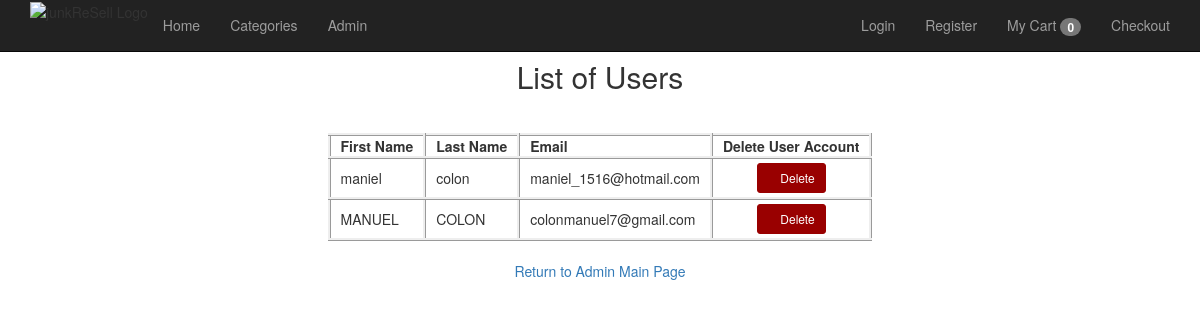
Screenshot of /admin/viewusers.php with the database file from the repository.
### tables this page shows
CREATE TABLE `users` (
  `userID` int(11) NOT NULL,
  `email` varchar(50) NOT NULL,
  `password` varchar(50) NOT NULL,
  `firstname` text NOT NULL,
  `lastname` text NOT NULL,
  `shipAddressID` int(11) DEFAULT NULL,
  `billingAddressID` int(11) DEFAULT NULL
);

### admin/viewusers.php (the view, shortened to what this page needs)
<?php
    global $db;
    $queryAdmins = "SELECT *
                     FROM users";
    $result = $db->prepare($queryAdmins);
    $result->execute();
    $users = $result->fetchAll();
?>
<?php include '../view/header.php'; ?>
	<h2 align="center">List of Users</h2><br>
	<table align="center">
	<tbody>
		<tr>
		<td style="font-weight: bold;">First Name</td>
		<td style="font-weight: bold;">Last Name</td>
		<td style="font-weight: bold;">Email</td>
		<td style="font-weight: bold;">Delete User Account</td>
		</tr>
		<?php foreach ($users as $user) : ?>
			<tr>
			<td><?php echo $user['firstname']; ?></td>
			<td><?php echo $user['lastname']; ?></td>
			<td><?php echo $user['email']; ?></td>
			<td align="center" style="padding-top: 4px; padding-bottom: 4px;">
				<a href="deleteuser.php?id=<?php echo $user['email']; ?>" class="btn btn-default btn-sm"
					style="background-color:#990000; color:white; border-color:#990000">
          		<span class="glyphicon glyphicon-trash"></span> Delete</a></td>
			</tr>
		<?php endforeach; ?></p>
	</tbody>
	</table>
	<br><p align="center"><a href="index.php">Return to Admin Main Page</a></p>
</body>
</html>

### view/header.php (style rules this page uses)
body { padding-top: 40px; }

### admin/viewusers.php (style rules this page uses)
td { border-style: inset; padding-left: 10px; padding-right: 10px; }
table { padding-left: 600px; }

### rows the page displays
users: firstname "maniel", lastname "colon", email "maniel_1516@hotmail.com"
users: firstname "MANUEL", lastname "COLON", email "colonmanuel7@gmail.com"

### other values shown
$cartNumOfItems "0"
